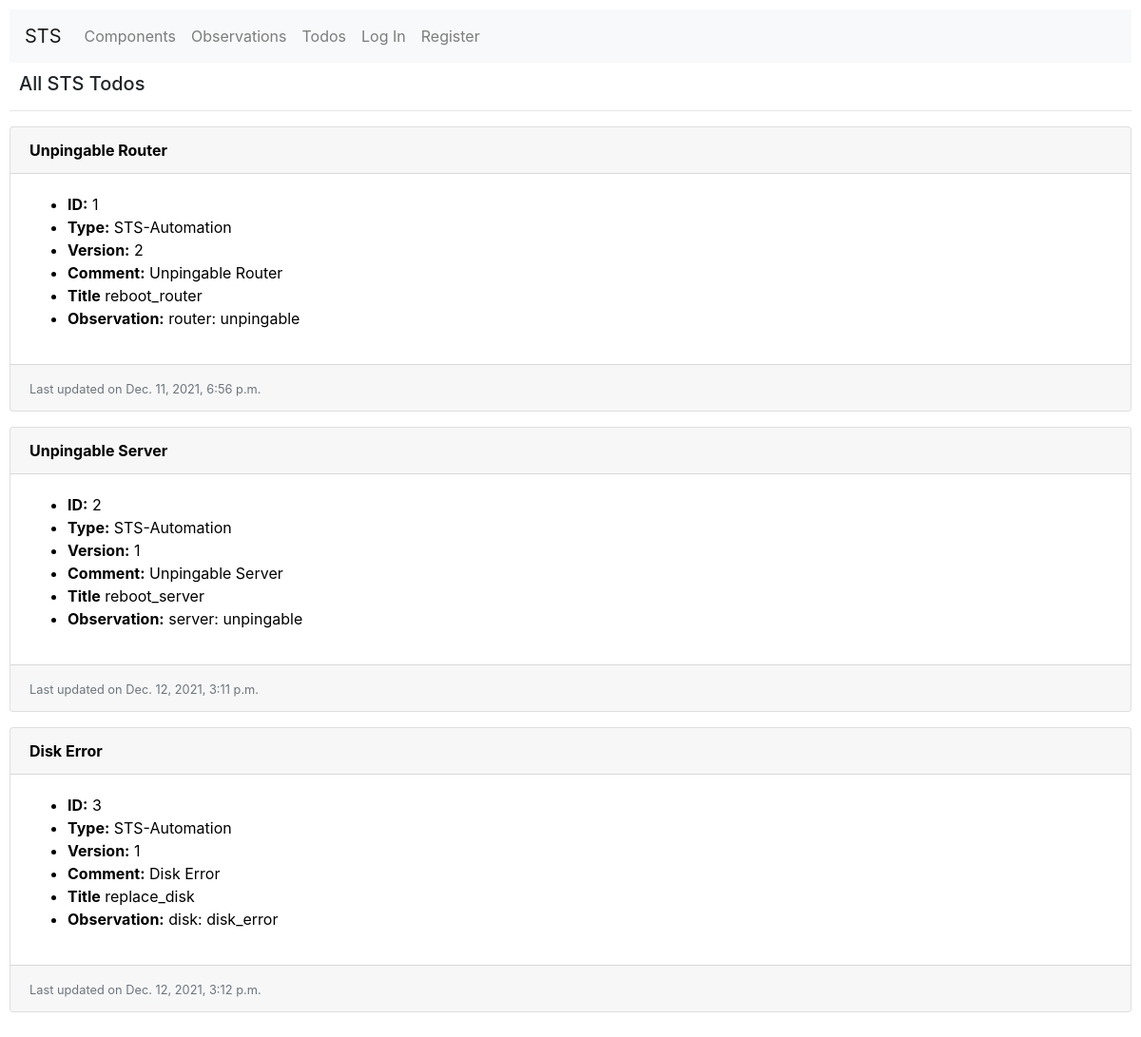
The page /todos/ on the database its author committed.
### todo/models.py (models this page shows, shortened)
class Todo(models.Model):
    type = models.CharField(max_length=32, default="STS-Automation")
    version = models.IntegerField(default=0)
    comment = models.CharField(max_length=32,
        default="Investigate"
    )
    title = models.CharField(
        max_length=32,
        default="other_request",
        validators=[
            RegexValidator(
                regex='[^\S+]',
                message="Your status should not contain spaces. Use underscores instead.",
                code="error_spaces",
                inverse_match=True
            )
        ]
    )
    peace = models.BooleanField(
        null=True
    )
    rescue = models.BooleanField(
        null=True
    )
    observation = models.ForeignKey(
        Observation,
        on_delete=models.CASCADE,
        related_name="todos"
    )
    created_at = models.DateTimeField(auto_now_add=True)
    updated_at = models.DateTimeField(auto_now=True)

class Observation(models.Model):
    type = models.CharField(max_length=32, default="NOCC-Automation")
    version = models.IntegerField(default=0)
    component = models.ForeignKey(
        Component,
        on_delete=models.CASCADE,
        related_name="observations"
    )
    status = models.CharField(
        max_length=48,
        default="other",
        validators=[
            RegexValidator(
                regex='[^\S+]',
                message="Your status should not contain spaces. Use underscores instead.",
                code="error_spaces",
                inverse_match=True
            )
        ]
    )
    procedure = models.PositiveIntegerField(
        validators=[MinValueValidator(1), MaxValueValidator(10000)]
    )
    created_at = models.DateTimeField(auto_now_add=True)
    updated_at = models.DateTimeField(auto_now=True)
    def __str__(self):
        return f"{self.component}: {self.status}"

class Component(models.Model):
    ROUTER = 'router'
    SWITCH = 'switch'
    RACK = 'rack'
    CAMERA = 'camera'
    SERVER = 'server'
    DISK = 'disk'
    RAM = 'ram'
    INTERFACE = 'interface'
    OTHER = 'other'
    COMPONENT_CHOICES = (
        (ROUTER, 'router'),
        (SWITCH, 'switch'),
        (RACK, 'rack'),
        (CAMERA, 'camera'),
        (SERVER, 'server'),
        (DISK, 'disk'),
        (RAM, 'ram'),
        (INTERFACE, 'interface'),
        (OTHER, 'other')
    )
    type = models.CharField(
        max_length=16,
        choices=COMPONENT_CHOICES
    )
    def __str__(self):
        return f"{self.type}"

### todo/views.py (the view)
# urls.py: path("todos/", views.todos, name="todos"),
def todos(request):
    if request.method == 'GET':
        todo_list = Todo.objects.all()
        return render(request, 'todo/todos.html', {
            "title": "All STS Todos",
            "todo_list": todo_list
        })

### todo/templates/todo/todos.html
{% extends "todo/layout.html" %}
{% block body %}
    <h5>{{ title }}</h5>
    <hr>
    <div id="todo-view" class="list-view">
        {% for todo in todo_list %}
            <div class="card mb-3">
                <a href="{% url 'todo' todo.id %}">
                    <div class="card-header">
                        <strong>{{ todo.comment }}</strong>
                    </div>
                    <div class="row no-gutters">
                        <div class="card-body">
                            <ul>
                                <li class="card-text"><strong>ID:</strong> {{ todo.id }}</li>
                                <li class="card-text"><strong>Type:</strong> {{ todo.type }}</li>
                                <li class="card-text"><strong>Version:</strong> {{ todo.version }}</li>
                                <li class="card-text"><strong>Comment:</strong> {{ todo.comment }}</li>
                                <li class="card-text"><strong>Title</strong> {{ todo.title }}</li>
                                <li class="card-text"><strong>Observation:</strong> {{ todo.observation }}</li>
                            </ul>
                        </div>
                    </div>
                    <div class="card-footer">
                        {% if todo.updated_by %}
                            <small class="text-muted">Last updated by {{ todo.updated_by }} at {{ todo.updated_at }}</small>
                        {% else %}
                            <small class="text-muted">Last updated on {{ todo.updated_at }}</small>
                        {% endif %}
                    </div>
                </a>
            </div>
        {% empty %}
            No todos.
        {% endfor %}
</div>
{% endblock %}

### todo/static/todo/styles.css (style rules this page uses)
body { padding: 10px; }
h5 { padding-top: 10px; padding-left: 10px }
.card > a { text-decoration: none; color: black; }

### rows shown on the page
Todo: comment "Unpingable Router", id "1", type "STS-Automation", version "2", title "reboot_router", observation "router: unpingable", updated_at "Dec. 11, 2021, 6:56 p.m."
Todo: comment "Unpingable Server", id "2", type "STS-Automation", version "1", title "reboot_server", observation "server: unpingable", updated_at "Dec. 12, 2021, 3:11 p.m."
Todo: comment "Disk Error", id "3", type "STS-Automation", version "1", title "replace_disk", observation "disk: disk_error", updated_at "Dec. 12, 2021, 3:12 p.m."

### other values the page prints
{{ title }} "All STS Todos"
